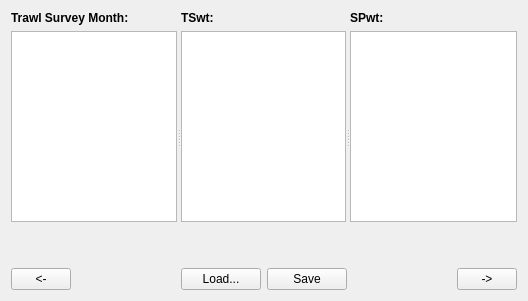
<?xml version="1.0" encoding="UTF-8"?>
<ui version="4.0">
 <class>Form</class>
 <widget class="QWidget" name="Form">
  <property name="geometry">
   <rect>
    <x>0</x>
    <y>0</y>
    <width>528</width>
    <height>301</height>
   </rect>
  </property>
  <property name="sizePolicy">
   <sizepolicy hsizetype="Preferred" vsizetype="Preferred">
    <horstretch>0</horstretch>
    <verstretch>0</verstretch>
   </sizepolicy>
  </property>
  <property name="windowTitle">
   <string>Form</string>
  </property>
  <layout class="QVBoxLayout" name="verticalLayout_4">
   <item>
    <widget class="QSplitter" name="splitter_2">
     <property name="sizePolicy">
      <sizepolicy hsizetype="Expanding" vsizetype="Expanding">
       <horstretch>0</horstretch>
       <verstretch>0</verstretch>
      </sizepolicy>
     </property>
     <property name="orientation">
      <enum>Qt::Horizontal</enum>
     </property>
     <widget class="QSplitter" name="splitter">
      <property name="orientation">
       <enum>Qt::Horizontal</enum>
      </property>
      <widget class="QWidget" name="layoutWidget">
       <layout class="QVBoxLayout" name="verticalLayout">
        <item>
         <widget class="QLabel" name="label">
          <property name="font">
           <font>
            <weight>75</weight>
            <bold>true</bold>
           </font>
          </property>
          <property name="text">
           <string>Trawl Survey Month: </string>
          </property>
         </widget>
        </item>
        <item>
         <widget class="QTableView" name="Setup_Tab5_SurveyMonthTV">
          <property name="sizePolicy">
           <sizepolicy hsizetype="Expanding" vsizetype="Preferred">
            <horstretch>0</horstretch>
            <verstretch>0</verstretch>
           </sizepolicy>
          </property>
         </widget>
        </item>
        <item>
         <spacer name="verticalSpacer">
          <property name="orientation">
           <enum>Qt::Vertical</enum>
          </property>
          <property name="sizeHint" stdset="0">
           <size>
            <width>20</width>
            <height>40</height>
           </size>
          </property>
         </spacer>
        </item>
       </layout>
      </widget>
      <widget class="QWidget" name="layoutWidget">
       <layout class="QVBoxLayout" name="verticalLayout_2">
        <item>
         <widget class="QLabel" name="label_2">
          <property name="font">
           <font>
            <weight>75</weight>
            <bold>true</bold>
           </font>
          </property>
          <property name="toolTip">
           <string>Total annual survey catch in number/tow</string>
          </property>
          <property name="statusTip">
           <string>Total annual survey catch in number/tow</string>
          </property>
          <property name="text">
           <string>TSwt:</string>
          </property>
         </widget>
        </item>
        <item>
         <widget class="QTableView" name="Setup_Tab5_TSwtTV">
          <property name="sizePolicy">
           <sizepolicy hsizetype="Expanding" vsizetype="Preferred">
            <horstretch>0</horstretch>
            <verstretch>0</verstretch>
           </sizepolicy>
          </property>
          <property name="toolTip">
           <string>Total annual survey catch in number/tow</string>
          </property>
          <property name="statusTip">
           <string>Total annual survey catch in number/tow</string>
          </property>
         </widget>
        </item>
        <item>
         <spacer name="verticalSpacer_2">
          <property name="orientation">
           <enum>Qt::Vertical</enum>
          </property>
          <property name="sizeHint" stdset="0">
           <size>
            <width>20</width>
            <height>40</height>
           </size>
          </property>
         </spacer>
        </item>
       </layout>
      </widget>
     </widget>
     <widget class="QWidget" name="layoutWidget">
      <layout class="QVBoxLayout" name="verticalLayout_3">
       <item>
        <widget class="QLabel" name="label_3">
         <property name="font">
          <font>
           <weight>75</weight>
           <bold>true</bold>
          </font>
         </property>
         <property name="toolTip">
          <string>Survey catch proportions-at-age</string>
         </property>
         <property name="statusTip">
          <string>Survey catch proportions-at-age</string>
         </property>
         <property name="text">
          <string>SPwt:</string>
         </property>
        </widget>
       </item>
       <item>
        <widget class="QTableView" name="Setup_Tab5_SPwtTV">
         <property name="sizePolicy">
          <sizepolicy hsizetype="Expanding" vsizetype="Preferred">
           <horstretch>0</horstretch>
           <verstretch>0</verstretch>
          </sizepolicy>
         </property>
         <property name="toolTip">
          <string>Survey catch proportions-at-age</string>
         </property>
         <property name="statusTip">
          <string>Survey catch proportions-at-age</string>
         </property>
        </widget>
       </item>
       <item>
        <spacer name="verticalSpacer_3">
         <property name="orientation">
          <enum>Qt::Vertical</enum>
         </property>
         <property name="sizeHint" stdset="0">
          <size>
           <width>20</width>
           <height>40</height>
          </size>
         </property>
        </spacer>
       </item>
      </layout>
     </widget>
    </widget>
   </item>
   <item>
    <layout class="QHBoxLayout" name="horizontalLayout_87">
     <item>
      <widget class="QPushButton" name="Setup_Tab5_PrevPB">
       <property name="sizePolicy">
        <sizepolicy hsizetype="Fixed" vsizetype="Fixed">
         <horstretch>0</horstretch>
         <verstretch>0</verstretch>
        </sizepolicy>
       </property>
       <property name="minimumSize">
        <size>
         <width>60</width>
         <height>0</height>
        </size>
       </property>
       <property name="maximumSize">
        <size>
         <width>60</width>
         <height>16777215</height>
        </size>
       </property>
       <property name="toolTip">
        <string>Go to the previous page</string>
       </property>
       <property name="statusTip">
        <string>Go to the previous page</string>
       </property>
       <property name="text">
        <string>&lt;-</string>
       </property>
      </widget>
     </item>
     <item>
      <spacer name="horizontalSpacer_95">
       <property name="orientation">
        <enum>Qt::Horizontal</enum>
       </property>
       <property name="sizeHint" stdset="0">
        <size>
         <width>40</width>
         <height>20</height>
        </size>
       </property>
      </spacer>
     </item>
     <item>
      <widget class="QPushButton" name="Setup_Tab5_LoadPB">
       <property name="enabled">
        <bool>true</bool>
       </property>
       <property name="toolTip">
        <string>Load data for above table</string>
       </property>
       <property name="statusTip">
        <string>Load data for above table</string>
       </property>
       <property name="text">
        <string>Load...</string>
       </property>
      </widget>
     </item>
     <item>
      <widget class="QPushButton" name="Setup_Tab5_SavePB">
       <property name="enabled">
        <bool>true</bool>
       </property>
       <property name="toolTip">
        <string>Save data from above table</string>
       </property>
       <property name="statusTip">
        <string>Save data from above table</string>
       </property>
       <property name="text">
        <string>Save</string>
       </property>
      </widget>
     </item>
     <item>
      <spacer name="verticalSpacer_42">
       <property name="orientation">
        <enum>Qt::Horizontal</enum>
       </property>
       <property name="sizeType">
        <enum>QSizePolicy::Expanding</enum>
       </property>
       <property name="sizeHint" stdset="0">
        <size>
         <width>48</width>
         <height>20</height>
        </size>
       </property>
      </spacer>
     </item>
     <item>
      <widget class="QPushButton" name="Setup_Tab5_NextPB">
       <property name="sizePolicy">
        <sizepolicy hsizetype="Fixed" vsizetype="Fixed">
         <horstretch>0</horstretch>
         <verstretch>0</verstretch>
        </sizepolicy>
       </property>
       <property name="minimumSize">
        <size>
         <width>60</width>
         <height>0</height>
        </size>
       </property>
       <property name="maximumSize">
        <size>
         <width>60</width>
         <height>16777215</height>
        </size>
       </property>
       <property name="toolTip">
        <string>Go to the next page</string>
       </property>
       <property name="statusTip">
        <string>Go to the next page</string>
       </property>
       <property name="text">
        <string>-&gt;</string>
       </property>
      </widget>
     </item>
    </layout>
   </item>
  </layout>
 </widget>
 <resources/>
 <connections/>
</ui>
